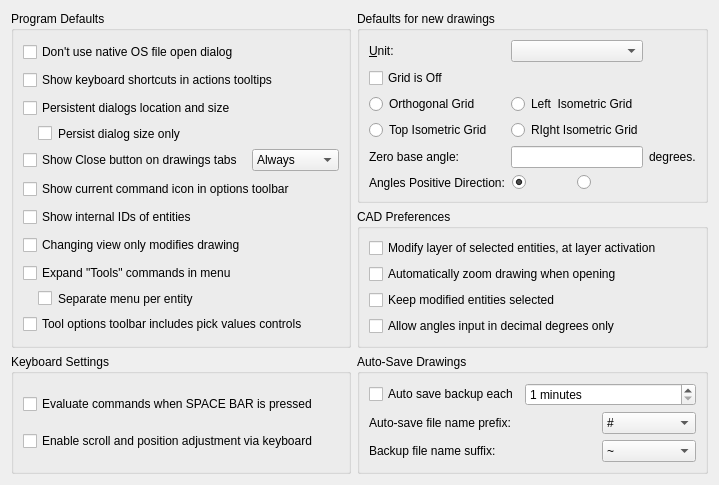
     <widget class="QWidget" name="tabDefaults">
      <attribute name="title">
       <string>&amp;Defaults</string>
      </attribute>
      <layout class="QGridLayout" name="gridLayout_3">
       <item row="1" column="1">
        <widget class="QGroupBox" name="groupBox_5">
         <property name="title">
          <string>CAD Preferences</string>
         </property>
         <layout class="QVBoxLayout" name="verticalLayout_4">
          <item>
           <widget class="QCheckBox" name="cbToActiveLayer">
            <property name="toolTip">
             <string>&lt;html&gt;&lt;head/&gt;&lt;body&gt;&lt;p&gt;When enabled, activating a layer would modify all selected entities to that new layer. To change layer of multiple entities: first select needed entities; activate a layer in the layer widget. This makes all selected entities modified to belong to the new layer.&lt;/p&gt;&lt;/body&gt;&lt;/html&gt;</string>
            </property>
            <property name="text">
             <string>Modify layer of selected entities, at layer activation</string>
            </property>
           </widget>
          </item>
          <item>
           <widget class="QCheckBox" name="cbAutoZoomDrawing">
            <property name="text">
             <string>Automatically zoom drawing when opening</string>
            </property>
           </widget>
          </item>
          <item>
           <widget class="QCheckBox" name="cbKeepModifiedSelected">
            <property name="toolTip">
             <string>If selected, entities will stay selected after completion of Modify operations. Otherwise, they will be not selected. </string>
            </property>
            <property name="text">
             <string>Keep modified entities selected</string>
            </property>
           </widget>
          </item>
          <item>
           <widget class="QCheckBox" name="cbAnglesInputInDecimalDegreesOnly">
            <property name="toolTip">
             <string>If checked, it will be possible to enter value of angle in decimal degrees only. Otherwise, angles in surveyor, radiant, imperial degrees and bearing formats are allowed for input.  </string>
            </property>
            <property name="text">
             <string>Allow angles input in decimal degrees only</string>
            </property>
           </widget>
          </item>
         </layout>
        </widget>
       </item>
       <item row="7" column="1">
        <spacer name="verticalSpacer_10">
         <property name="orientation">
          <enum>Qt::Vertical</enum>
         </property>
         <property name="sizeHint" stdset="0">
          <size>
           <width>20</width>
           <height>0</height>
          </size>
         </property>
        </spacer>
       </item>
       <item row="2" column="0">
        <widget class="QGroupBox" name="groupBox_4">
         <property name="title">
          <string>Keyboard Settings</string>
         </property>
         <layout class="QVBoxLayout" name="verticalLayout_3">
          <item>
           <widget class="QCheckBox" name="cbEvaluateOnSpace">
            <property name="text">
             <string>Evaluate commands when SPACE BAR is pressed</string>
            </property>
           </widget>
          </item>
          <item>
           <widget class="QCheckBox" name="cbEnableKeyboardZoomAdjust">
            <property name="toolTip">
             <string>If enabled, it is possible to do with keys - zooming via +/-, scrolling via arrow keys, moving selected entities position via arrow keys and SHIFT/CTRL modifiers.</string>
            </property>
            <property name="text">
             <string>Enable scroll and position adjustment via keyboard</string>
            </property>
           </widget>
          </item>
         </layout>
        </widget>
       </item>
       <item row="0" column="0" rowspan="2">
        <widget class="QGroupBox" name="groupBox">
         <property name="sizePolicy">
          <sizepolicy hsizetype="Preferred" vsizetype="Minimum">
           <horstretch>0</horstretch>
           <verstretch>0</verstretch>
          </sizepolicy>
         </property>
         <property name="minimumSize">
          <size>
           <width>0</width>
           <height>70</height>
          </size>
         </property>
         <property name="title">
          <string>Program Defaults</string>
         </property>
         <layout class="QGridLayout" name="gridLayout_17">
          <item row="10" column="0" colspan="2">
           <widget class="QCheckBox" name="cbInteractiveInputInActionToolbarEnabled">
            <property name="toolTip">
             <string>If selected, controls for picking values from drawing are available in Tool Options toolbar, allowing to pick length and angle values from drawing. </string>
            </property>
            <property name="text">
             <string>Tool options toolbar includes pick values controls</string>
            </property>
           </widget>
          </item>
          <item row="9" column="0">
           <widget class="QCheckBox" name="cbExpandToolsMenuTillEntity">
            <property name="toolTip">
             <string>If selected, separate menu will be created for each group of entity-related commands. Otherwise, these command will be under the same menu. </string>
            </property>
            <property name="styleSheet">
             <string notr="true">margin-left:15px</string>
            </property>
            <property name="text">
             <string>Separate menu per entity</string>
            </property>
           </widget>
          </item>
          <item row="6" column="0">
           <widget class="QCheckBox" name="cbShowEntityIDs">
            <property name="toolTip">
             <string>If enabled, internal ID of entity will be shown in properties dialog and Entity Info widget.</string>
            </property>
            <property name="text">
             <string>Show internal IDs of entities</string>
            </property>
           </widget>
          </item>
          <item row="1" column="0" colspan="2">
           <widget class="QCheckBox" name="cbShowKeyboardShortcutsInToolTips">
            <property name="toolTip">
             <string>If checked, keyboard shortcut will be shown in tooltip for action</string>
            </property>
            <property name="text">
             <string>Show keyboard shortcuts in actions tooltips</string>
            </property>
           </widget>
          </item>
          <item row="8" column="0">
           <widget class="QCheckBox" name="cbExpandToolsMenu">
            <property name="toolTip">
             <string>If selected, menu will include top-level items for drawing tools. Otherwise, they will under the same menu item. </string>
            </property>
            <property name="text">
             <string>Expand &quot;Tools&quot; commands in menu</string>
            </property>
           </widget>
          </item>
          <item row="4" column="0">
           <widget class="QCheckBox" name="cbTabCloseButton">
            <property name="toolTip">
             <string>If checked, close cross button will be shown in tabs for drawings if drawings are in Tab mode</string>
            </property>
            <property name="text">
             <string>Show Close button on drawings tabs</string>
            </property>
           </widget>
          </item>
          <item row="5" column="0" colspan="2">
           <widget class="QCheckBox" name="cbShowCurrentActionIconInOptions">
            <property name="toolTip">
             <string>If checked, the icon for current action will be shown in options toolbar before action's options</string>
            </property>
            <property name="text">
             <string>Show current command icon in options toolbar</string>
            </property>
           </widget>
          </item>
          <item row="4" column="1">
           <widget class="QComboBox" name="cbTabCloseButtonMode">
            <item>
             <property name="text">
              <string>Always</string>
             </property>
            </item>
            <item>
             <property name="text">
              <string>Active Tab</string>
             </property>
            </item>
           </widget>
          </item>
          <item row="2" column="0">
           <widget class="QCheckBox" name="cbPersistentDialogs">
            <property name="toolTip">
             <string>If checked, dialogs will be positioned and resized to position/size of last invocation.</string>
            </property>
            <property name="text">
             <string>Persistent dialogs location and size</string>
            </property>
           </widget>
          </item>
          <item row="0" column="0">
           <widget class="QCheckBox" name="cbUseQtFileOpenDialog">
            <property name="text">
             <string>Don't use native OS file open dialog</string>
            </property>
           </widget>
          </item>
          <item row="7" column="0">
           <widget class="QCheckBox" name="cbChangingViewOnlyModifiesDrawing">
            <property name="toolTip">
             <string>If checked, any changes of zoom or pan for drawing will mark drawing as modified. Otherwise, changing view only will not affect modified status of the drawing. </string>
            </property>
            <property name="text">
             <string>Changing view only modifies drawing</string>
            </property>
           </widget>
          </item>
          <item row="3" column="0">
           <widget class="QCheckBox" name="cbPersistentDialogSizeOnly">
            <property name="toolTip">
             <string>If checked, location of dialog will not be saved, but size will</string>
            </property>
            <property name="styleSheet">
             <string notr="true">margin-left:15px</string>
            </property>
            <property name="text">
             <string>Persist dialog size only</string>
            </property>
           </widget>
          </item>
         </layout>
        </widget>
       </item>
       <item row="0" column="1">
        <widget class="QGroupBox" name="buttonGroup5">
         <property name="sizePolicy">
          <sizepolicy hsizetype="Preferred" vsizetype="Preferred">
           <horstretch>0</horstretch>
           <verstretch>0</verstretch>
          </sizepolicy>
         </property>
         <property name="minimumSize">
          <size>
           <width>0</width>
           <height>70</height>
          </size>
         </property>
         <property name="title">
          <string>Defaults for new drawings</string>
         </property>
         <layout class="QGridLayout" name="gridLayout_43">
          <item row="5" column="0">
           <widget class="QLabel" name="label_32">
            <property name="text">
             <string>Angles Positive Direction:</string>
            </property>
           </widget>
          </item>
          <item row="4" column="0">
           <widget class="QLabel" name="label_30">
            <property name="toolTip">
             <string/>
            </property>
            <property name="text">
             <string>Zero base angle:</string>
            </property>
           </widget>
          </item>
          <item row="2" column="0">
           <widget class="QRadioButton" name="rbGridOrtho">
            <property name="text">
             <string>Orthogonal Grid</string>
            </property>
            <property name="autoExclusive">
             <bool>true</bool>
            </property>
           </widget>
          </item>
          <item row="4" column="1">
           <widget class="QLineEdit" name="leDefAngleBaseZero">
            <property name="sizePolicy">
             <sizepolicy hsizetype="Preferred" vsizetype="Fixed">
              <horstretch>0</horstretch>
              <verstretch>0</verstretch>
             </sizepolicy>
            </property>
            <property name="toolTip">
             <string>Zero base angle relative to the current user coordinate system. Affects polar coordinates input, snap to angle. 0.0 is 3pm.</string>
            </property>
           </widget>
          </item>
          <item row="0" column="1">
           <widget class="QComboBox" name="cbUnit">
            <property name="sizePolicy">
             <sizepolicy hsizetype="Preferred" vsizetype="Preferred">
              <horstretch>0</horstretch>
              <verstretch>0</verstretch>
             </sizepolicy>
            </property>
            <property name="toolTip">
             <string>Drawing units</string>
            </property>
           </widget>
          </item>
          <item row="0" column="0">
           <widget class="QLabel" name="lUnit">
            <property name="sizePolicy">
             <sizepolicy hsizetype="Preferred" vsizetype="Minimum">
              <horstretch>0</horstretch>
              <verstretch>0</verstretch>
             </sizepolicy>
            </property>
            <property name="text">
             <string>&amp;Unit:</string>
            </property>
            <property name="wordWrap">
             <bool>false</bool>
            </property>
            <property name="buddy">
             <cstring>cbUnit</cstring>
            </property>
           </widget>
          </item>
          <item row="4" column="2">
           <widget class="QLabel" name="label_31">
            <property name="text">
             <string>degrees.</string>
            </property>
           </widget>
          </item>
          <item row="3" column="1">
           <widget class="QRadioButton" name="rbGridIsoRight">
            <property name="text">
             <string>RIght Isometric Grid</string>
            </property>
            <property name="autoExclusive">
             <bool>true</bool>
            </property>
           </widget>
          </item>
          <item row="2" column="1">
           <widget class="QRadioButton" name="rbGridIsoLeft">
            <property name="text">
             <string>Left  Isometric Grid</string>
            </property>
            <property name="autoExclusive">
             <bool>true</bool>
            </property>
           </widget>
          </item>
          <item row="3" column="0">
           <widget class="QRadioButton" name="rbGridIsoTop">
            <property name="text">
             <string>Top Isometric Grid</string>
            </property>
            <property name="autoExclusive">
             <bool>true</bool>
            </property>
           </widget>
          </item>
          <item row="5" column="1">
           <widget class="QWidget" name="widget" native="true">
            <layout class="QGridLayout" name="gridLayout_42">
             <property name="leftMargin">
              <number>1</number>
             </property>
             <property name="topMargin">
              <number>1</number>
             </property>
             <property name="rightMargin">
              <number>3</number>
             </property>
             <property name="bottomMargin">
              <number>1</number>
             </property>
             <property name="spacing">
              <number>2</number>
             </property>
             <item row="0" column="0">
              <widget class="QRadioButton" name="rbDefAngleBasePositive">
               <property name="sizePolicy">
                <sizepolicy hsizetype="Preferred" vsizetype="Preferred">
                 <horstretch>0</horstretch>
                 <verstretch>0</verstretch>
                </sizepolicy>
               </property>
               <property name="maximumSize">
                <size>
                 <width>16777215</width>
                 <height>16777215</height>
                </size>
               </property>
               <property name="toolTip">
                <string>Counterclockwise, 90 degrees is north.</string>
               </property>
               <property name="text">
                <string/>
               </property>
               <property name="icon">
                <iconset resource="../../../../../res/icons/icons.qrc">
                 <normaloff>:/icons/dirpos_plus.lci</normaloff>:/icons/dirpos_plus.lci</iconset>
               </property>
               <property name="checked">
                <bool>true</bool>
               </property>
              </widget>
             </item>
             <item row="0" column="1">
              <widget class="QRadioButton" name="rbDefAngleBaseNegative">
               <property name="sizePolicy">
                <sizepolicy hsizetype="Preferred" vsizetype="Preferred">
                 <horstretch>0</horstretch>
                 <verstretch>0</verstretch>
                </sizepolicy>
               </property>
               <property name="maximumSize">
                <size>
                 <width>16777215</width>
                 <height>16777215</height>
                </size>
               </property>
               <property name="toolTip">
                <string>Clockwise, 90 degrees is sourth.</string>
               </property>
               <property name="text">
                <string/>
               </property>
               <property name="icon">
                <iconset resource="../../../../../res/icons/icons.qrc">
                 <normaloff>:/icons/dirneg_plus.lci</normaloff>:/icons/dirneg_plus.lci</iconset>
               </property>
               <property name="checkable">
                <bool>true</bool>
               </property>
              </widget>
             </item>
            </layout>
           </widget>
          </item>
          <item row="1" column="0">
           <widget class="QCheckBox" name="cbNewDrawingGridOff">
            <property name="toolTip">
             <string>If checked, new drawing will be created with grid disabled</string>
            </property>
            <property name="text">
             <string>Grid is Off </string>
            </property>
           </widget>
          </item>
         </layout>
        </widget>
       </item>
       <item row="7" column="0">
        <spacer name="verticalSpacer_4">
         <property name="orientation">
          <enum>Qt::Vertical</enum>
         </property>
         <property name="sizeHint" stdset="0">
          <size>
           <width>20</width>
           <height>0</height>
          </size>
         </property>
        </spacer>
       </item>
       <item row="2" column="1">
        <widget class="QGroupBox" name="groupBox_29">
         <property name="title">
          <string>Auto-Save Drawings</string>
         </property>
         <layout class="QGridLayout" name="gridLayout_52">
          <item row="2" column="2">
           <widget class="QComboBox" name="cbAutoSaveFileNamePrefix">
            <item>
             <property name="text">
              <string>#</string>
             </property>
            </item>
            <item>
             <property name="text">
              <string>~</string>
             </property>
            </item>
            <item>
             <property name="text">
              <string>_</string>
             </property>
            </item>
            <item>
             <property name="text">
              <string>__</string>
             </property>
            </item>
            <item>
             <property name="text">
              <string>lcauto_</string>
             </property>
            </item>
            <item>
             <property name="text">
              <string>autosaved_</string>
             </property>
            </item>
           </widget>
          </item>
          <item row="0" column="1" colspan="2">
           <widget class="QSpinBox" name="cbAutoSaveTime">
            <property name="toolTip">
             <string>Time between automatic saving of the document in minutes.</string>
            </property>
            <property name="suffix">
             <string> minutes</string>
            </property>
            <property name="minimum">
             <number>1</number>
            </property>
            <property name="maximum">
             <number>60</number>
            </property>
           </widget>
          </item>
          <item row="2" column="0">
           <widget class="QLabel" name="label_38">
            <property name="text">
             <string>Auto-save file name prefix:</string>
            </property>
           </widget>
          </item>
          <item row="0" column="0">
           <widget class="QCheckBox" name="cbAutoBackup">
            <property name="toolTip">
             <string>When set, LibreCAD will automatically generate a backup of your current drawing.</string>
            </property>
            <property name="text">
             <string>Auto save backup each</string>
            </property>
           </widget>
          </item>
          <item row="3" column="0">
           <widget class="QLabel" name="label_37">
            <property name="text">
             <string>Backup file name suffix:</string>
            </property>
           </widget>
          </item>
          <item row="3" column="2">
           <widget class="QComboBox" name="cbBackupFileSuffix">
            <item>
             <property name="text">
              <string>~</string>
             </property>
            </item>
            <item>
             <property name="text">
              <string>$$</string>
             </property>
            </item>
            <item>
             <property name="text">
              <string>_</string>
             </property>
            </item>
            <item>
             <property name="text">
              <string>_backup</string>
             </property>
            </item>
            <item>
             <property name="text">
              <string>_bak</string>
             </property>
            </item>
            <item>
             <property name="text">
              <string>.bak</string>
             </property>
            </item>
            <item>
             <property name="text">
              <string>.backup</string>
             </property>
            </item>
            <item>
             <property name="text">
              <string>.lcb</string>
             </property>
            </item>
           </widget>
          </item>
         </layout>
        </widget>
       </item>
      </layout>
     </widget>
